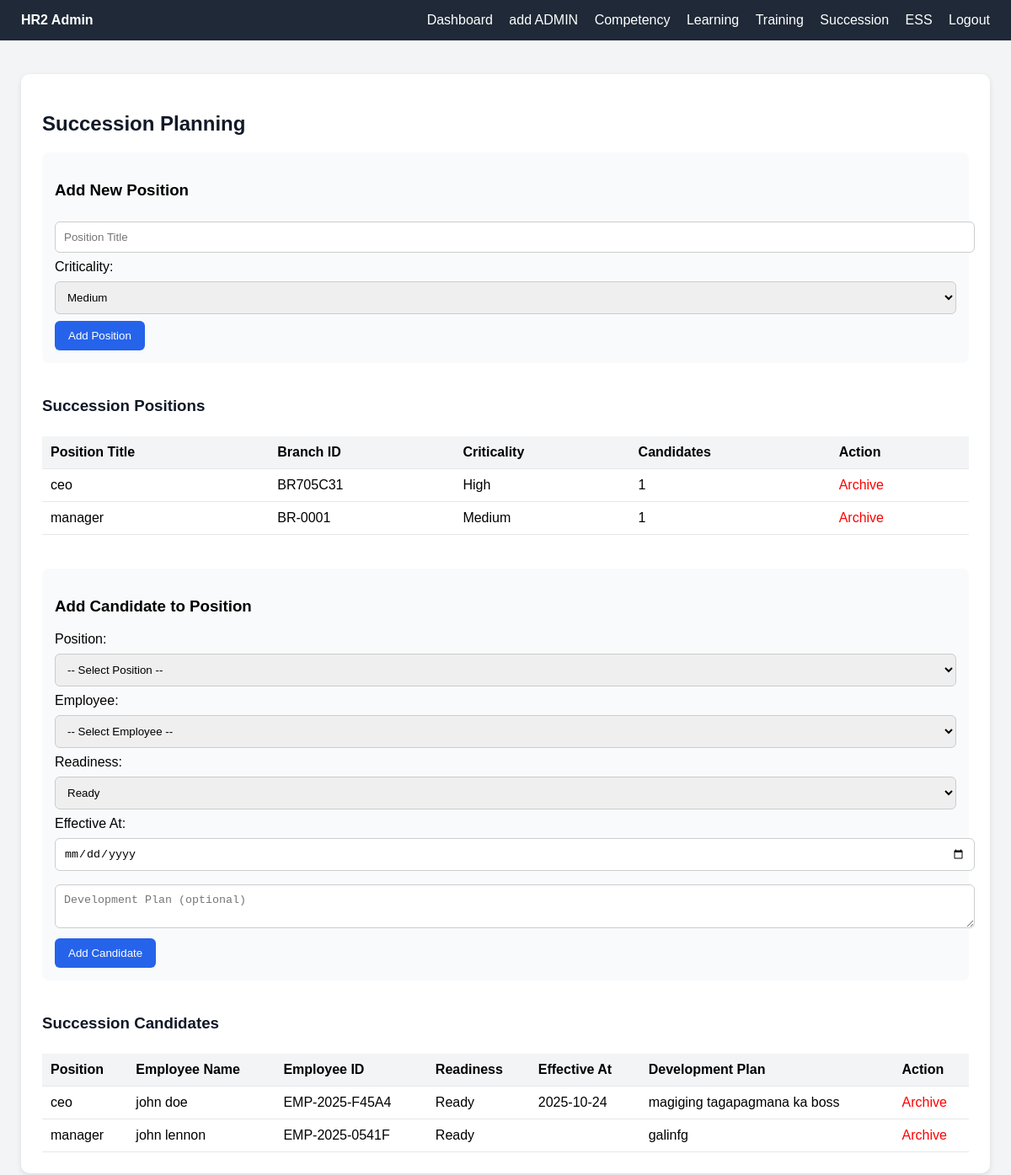
Page /modules/hr2/admin/succession.php (signed in) on the committed database.
### tables this page shows
CREATE TABLE `succession_positions` (
  `id` int(11) NOT NULL,
  `branch_id` varchar(100) NOT NULL,
  `position_title` varchar(100) DEFAULT NULL,
  `criticality` varchar(100) DEFAULT NULL
);

CREATE TABLE `successor_candidates` (
  `id` int(11) NOT NULL,
  `branch_id` varchar(100) NOT NULL,
  `employee_id` varchar(100) NOT NULL,
  `readiness` varchar(100) NOT NULL,
  `effective_at` date DEFAULT NULL,
  `development_plan` varchar(100) NOT NULL,
  `created_at` timestamp(5) NOT NULL DEFAULT current_timestamp(5),
  `updated_at` timestamp(5) NOT NULL DEFAULT current_timestamp(5)
);

CREATE TABLE `employees` (
  `id` int(11) NOT NULL,
  `employee_id` varchar(100) NOT NULL,
  `first_name` varchar(150) DEFAULT NULL,
  `last_name` varchar(150) DEFAULT NULL,
  `name` varchar(150) DEFAULT NULL,
  `position` varchar(100) DEFAULT NULL,
  `hire_date` date DEFAULT NULL,
  `branch` varchar(100) DEFAULT NULL,
  `email` varchar(255) DEFAULT NULL,
  `phone` varchar(50) DEFAULT NULL,
  `password` varchar(255) DEFAULT NULL,
  `role` enum('admin','hr','employee') DEFAULT 'employee',
  `created_at` datetime DEFAULT current_timestamp(),
  `updated_at` datetime DEFAULT current_timestamp() ON UPDATE current_timestamp()
);

### modules/hr2/admin/succession.php (the view, shortened to what this page needs)
<?php
include('../../../config/database.php');
$positionsQuery = "
SELECT p.*, COUNT(c.id) AS candidate_count
FROM succession_positions p
LEFT JOIN successor_candidates c ON c.branch_id = p.branch_id
GROUP BY p.branch_id
ORDER BY p.position_title ASC
";
$positions = $conn->query($positionsQuery)->fetch_all(MYSQLI_ASSOC);
$candidatesQuery = "
SELECT
    c.*,
    e.employee_id AS company_id,
    e.first_name,
    e.last_name,
    p.position_title,
    p.criticality
FROM successor_candidates c
JOIN employees e ON e.employee_id = c.employee_id
JOIN succession_positions p ON p.branch_id = c.branch_id
ORDER BY p.position_title, e.first_name
";
$result = $conn->query($candidatesQuery);
$candidates = $result->fetch_all(MYSQLI_ASSOC);
?>
<!DOCTYPE html>
<html lang="en">
<head>
</head>
<body>
<div class="navbar">
        <div><strong>HR2 Admin</strong></div>
        <div>
            <a href="dashboard.php">Dashboard</a>
            <a href="admin_register.php">add ADMIN</a>
            <a href="competency.php">Competency</a>
            <a href="learning.php">Learning</a>
            <a href="training.php">Training</a>
            <a href="succession.php">Succession</a>
            <a href="ess.php">ESS</a>
            <a href="logout.php">Logout</a>
        </div>
    </div>
<div class="container">
<h2>Succession Planning</h2>
<form method="POST">
    <h3>Add New Position</h3>
    <input type="text" name="position_title" placeholder="Position Title" required>
    <label>Criticality:</label>
    <select name="criticality" required>
        <option value="medium" selected>Medium</option>
    </select>
    <button type="submit" name="add_position">Add Position</button>
</form>
<h3 class="section-title">Succession Positions</h3>
<table>
<thead>
<tr>
    <th>Position Title</th>
    <th>Branch ID</th>
    <th>Criticality</th>
    <th>Candidates</th>
    <th>Action</th>
</tr>
</thead>
<tbody>
<?php if (count($positions) > 0): ?>
    <?php foreach ($positions as $p): ?>
    <tr>
        <td><?= htmlspecialchars($p['position_title']) ?></td>
        <td><?= htmlspecialchars($p['branch_id']) ?></td>
        <td><?= htmlspecialchars(ucfirst($p['criticality'])) ?></td>
        <td><?= htmlspecialchars($p['candidate_count']) ?></td>
        <td><a href="?delete_position=<?= $p['id'] ?>" class="btn-del" onclick="return confirm('Archive this position?')">Archive</a></td>
    </tr>
    <?php endforeach; ?>
<?php else: ?>
<tr><td colspan="5" style="text-align:center;">No positions found.</td></tr>
<?php endif; ?>
</tbody>
</table>
<form method="POST" style="margin-top:40px;">
<h3>Add Candidate to Position</h3>
<label>Position:</label>
<select name="position_id" required>
    <option value="">-- Select Position --</option>
</select>
<label>Employee:</label>
<select name="employee_id" required>
    <option value="">-- Select Employee --</option>
</select>
<label>Readiness:</label>
<select name="readiness" required>
    <option value="ready">Ready</option>
</select>
<label>Effective At:</label>
<input type="date" name="effective_at" required>
<textarea name="development_plan" placeholder="Development Plan (optional)"></textarea>
<button type="submit" name="add_candidate">Add Candidate</button>
</form>
<h3 class="section-title">Succession Candidates</h3>
<table>
<thead>
<tr>
    <th>Position</th>
    <th>Employee Name</th>
    <th>Employee ID</th>
    <th>Readiness</th>
    <th>Effective At</th>
    <th>Development Plan</th>
    <th>Action</th>
</tr>
</thead>
<tbody>
<?php if (count($candidates) > 0): ?>
    <?php foreach ($candidates as $c): ?>
    <tr>
        <td><?= htmlspecialchars($c['position_title']) ?></td>
        <td><?= htmlspecialchars($c['first_name'] . ' ' . $c['last_name']) ?></td>
        <td><?= htmlspecialchars($c['company_id']) ?></td>
        <td><?= htmlspecialchars(ucfirst($c['readiness'])) ?></td>
        <td><?= htmlspecialchars($c['effective_at']) ?></td>
        <td><?= htmlspecialchars($c['development_plan']) ?></td>
        <td><a href="?delete_candidate=<?= $c['id'] ?>" class="btn-del" onclick="return confirm('Archive this candidate?')">Archive</a></td>
    </tr>
    <?php endforeach; ?>
<?php else: ?>
<tr><td colspan="6" style="text-align:center;">No candidates found.</td></tr>
<?php endif; ?>
</tbody>
</table>
</div>
</body>
</html>

### modules/hr2/admin/succession.php (style rules this page uses)
body { font-family: Arial, sans-serif; background: #f3f4f6; margin: 0; }
.navbar { background: #1f2937; color: #fff; padding: 15px 25px; display: flex; justify-content: space-between; align-items: center; }
.navbar a { color: #fff; text-decoration: none; margin-left: 15px; }
.container { max-width: 1100px; margin: 40px auto; background: #fff; border-radius: 10px; padding: 25px; box-shadow: 0 2px 6px rgba(0,0,0,0.1); }
h2 { color: #111827; margin-bottom: 20px; }
form { background: #f9fafb; padding: 15px; border-radius: 8px; margin-bottom: 30px; }
input, select, textarea { width: 100%; padding: 10px; margin: 8px 0; border-radius: 6px; border: 1px solid #ccc; }
button { background: #2563eb; color: #fff; padding: 10px 16px; border: none; border-radius: 6px; cursor: pointer; }
table { width: 100%; border-collapse: collapse; margin-top: 25px; }
th, td { padding: 10px; text-align: left; border-bottom: 1px solid #e5e7eb; }
th { background: #f3f4f6; }
a.btn-del { color: red; text-decoration: none; }
.section-title { margin-top: 40px; color: #111827; }

### rows in the picture
succession_positions: position_title "ceo", branch "BR705C31", criticality "High", candidate_count "1"
succession_positions: position_title "manager", branch "BR-0001", criticality "Medium", candidate_count "1"
successor_candidates: succession_positions.position_title "ceo", employees.first_name+last_name "john doe", employees.employee_id "EMP-2025-F45A4", readiness "Ready", effective_at "2025-10-24", development_plan "magiging tagapagmana ka boss"
successor_candidates: succession_positions.position_title "manager", employees.first_name+last_name "john lennon", employees.employee_id "EMP-2025-0541F", readiness "Ready", development_plan "galinfg"
